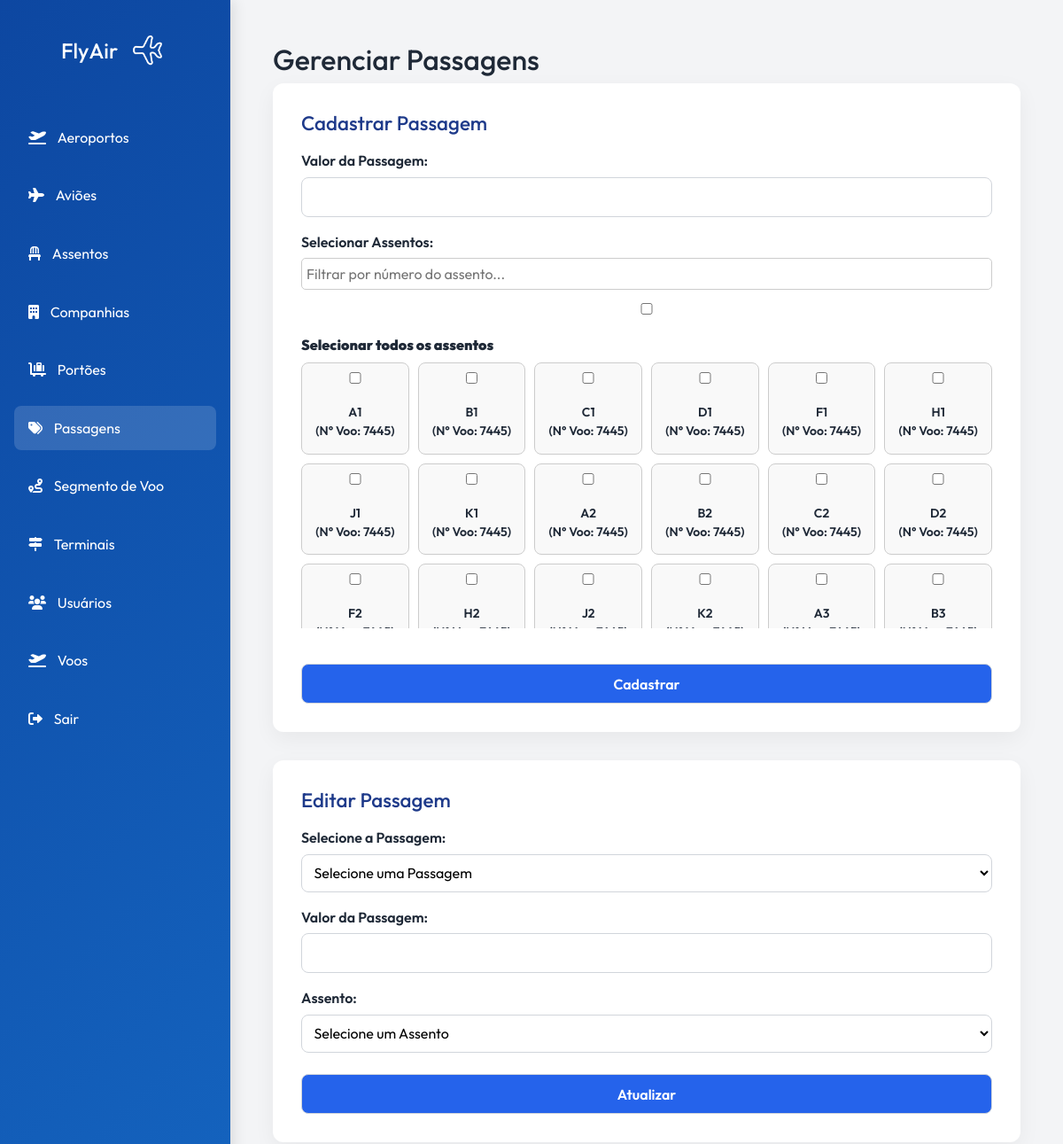
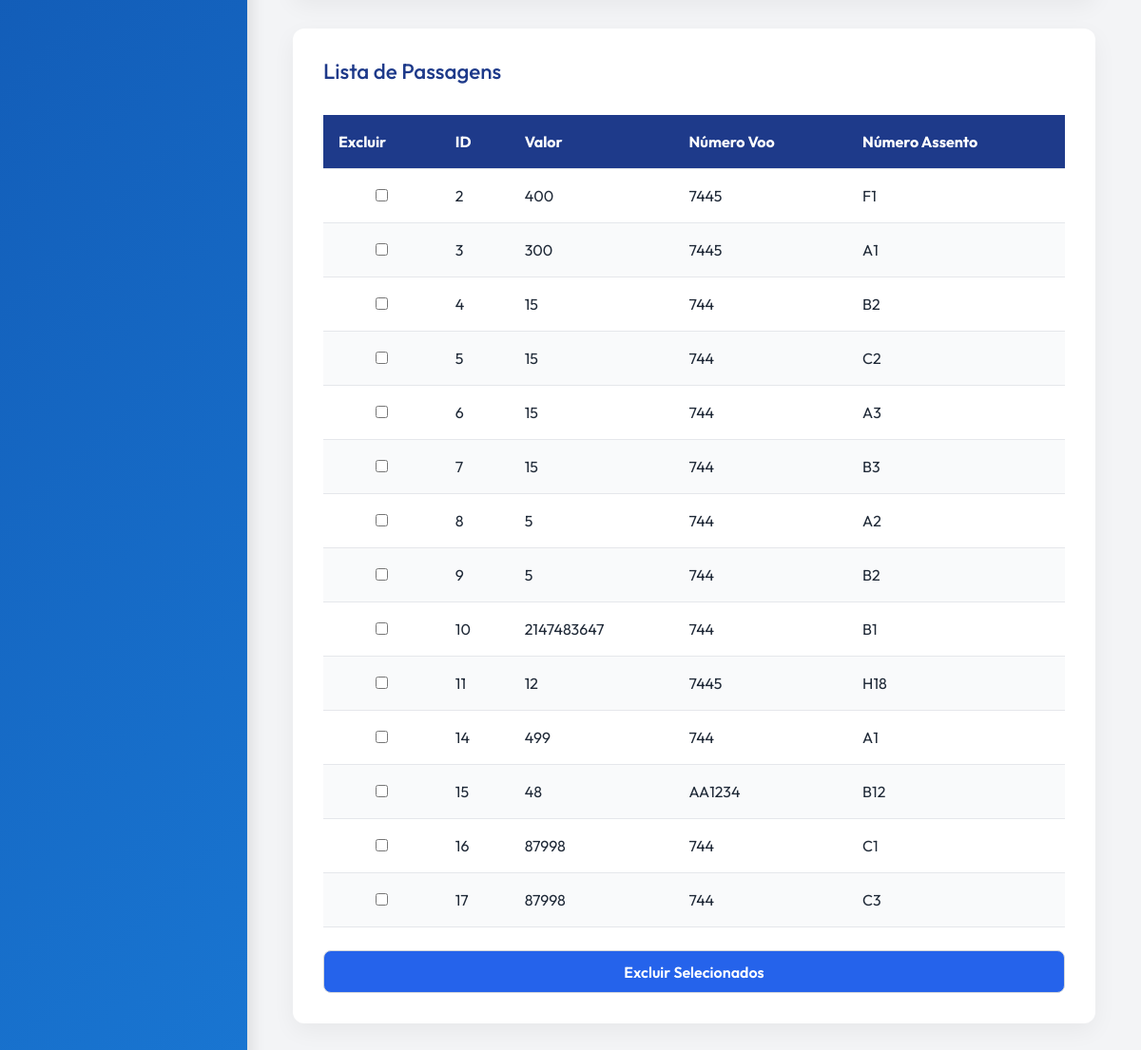
The page /routes/passagemRoutes.php (signed in) on the database its author committed (2 pictures, top to bottom).
### tables this page shows
CREATE TABLE `assentos` (
  `id_assento` int(11) NOT NULL,
  `numero_assento` varchar(10) NOT NULL,
  `status_assento` enum('Disponível','Ocupado','Corredor') NOT NULL,
  `id_voo` int(11) NOT NULL
);

CREATE TABLE `voos` (
  `id_voo` int(11) NOT NULL,
  `numero_voo` varchar(50) NOT NULL,
  `id_aeronave` int(11) NOT NULL,
  `id_portao` int(11) NOT NULL,
  `data_chegada` datetime NOT NULL,
  `data_saida` datetime NOT NULL,
  `origem_voo` int(11) NOT NULL,
  `destino_voo` int(11) NOT NULL,
  `tipo_voo` enum('Direto','Escala') NOT NULL,
  `status_voo` enum('Atrasado','No horário','Embarcando','Decolando','Cancelado','Pousando','Taxiando','Finalizado','Aguardando Autorização','Desembarcando','Manutenção','Reprogramado','Fechado','Suspenso','Em Rota','Desviado','Check-in Aberto','Portão Fechado') NOT NULL,
  `localizacao_voo` enum('Nacional','Internacional') NOT NULL DEFAULT 'Nacional'
);

CREATE TABLE `passagens` (
  `id_passagem` int(11) NOT NULL,
  `valor_passagem` int(11) NOT NULL,
  `assentos_id_assento` int(11) NOT NULL
);

### app/controllers/PassagemController.php (called while the page is built, shortened)
<?php
require_once __DIR__ . '/../models/Passagem.php';
require_once __DIR__ . '/../models/Assento.php';
class PassagemController {
    private $model;
    private $assentoModel;
    public function __construct($db) {
        $this->model = new Passagem($db);
        $this->assentoModel = new AssentoModel($db);
    }
    public function index() {
        $passagens = $this->model->getAll();
        $assentos = $this->assentoModel->getAllAssentos();
        include '../app/views/ctrldev/passagem/index.php';
    }
}
?>

### app/models/Assento.php (called while the page is built, shortened)
<?php
class AssentoModel {
    private $db;
    public function __construct($db) {
        $this->db = $db;
    }
    public function getAllAssentos() {
        $query = "SELECT a.id_assento, a.numero_assento, a.status_assento, v.numero_voo, a.id_voo
                  FROM assentos a
                  JOIN voos v ON a.id_voo = v.id_voo";
        $result = $this->db->query($query);
        $assentos = [];
        if ($result && $result->num_rows > 0) {
            while ($row = $result->fetch_assoc()) {
                $assentos[] = $row;
            }
        }
        return $assentos;
    }
}
?>

### app/models/Passagem.php (called while the page is built, shortened)
<?php
class Passagem {
    private $db;
    public function __construct($db) {
        $this->db = $db;
    }
    public function getAll() {
        $sql = "SELECT
                   id_passagem,
                    valor_passagem,
                    id_assento,
                    numero_assento,
                    voos.numero_voo,
                    voos.id_voo
                FROM passagens
                LEFT JOIN assentos ON assentos_id_assento = id_assento INNER JOIN voos ON voos.id_voo = assentos.id_voo;";
        $result = $this->db->query($sql);
        $passagens = [];
        if ($result->num_rows > 0) {
            while ($row = $result->fetch_assoc()) {
                $passagens[] = $row;
            }
        }
        return $passagens;
    }
}
?>

### app/views/ctrldev/passagem/index.php (the view, shortened to what this page needs)
<?php
require_once '../routes/passagemRoutes.php';
?>
<!DOCTYPE html>
<html lang="pt-BR">
<head>
    <link rel="stylesheet" href="../assets/css/style.css">
    <link href="https://cdnjs.cloudflare.com/ajax/libs/font-awesome/6.0.0-beta3/css/all.min.css" rel="stylesheet">
    <link href="https://cdn.jsdelivr.net/npm/bootstrap@5.3.3/dist/css/bootstrap.min.css" rel="stylesheet">
</head>
<body id="adm">
<aside class="sidebar">
    <div class="sidebar-header">
        <h1>FlyAir<a href="../app/views/ctrldev/"><img src="../assets/images/fly-airplane.png" alt="Logo" class="logo"></a></h1>
    </div>
    <nav class="menu">
        <a href="../routes/aeroportoRoutes.php" class="menu-item"><i class="fa-solid fa-plane-departure"></i><span>Aeroportos</span></a>
        <a href="../routes/aviaoRoutes.php" class="menu-item"><i class="fas fa-plane"></i><span>Aviões</span></a>
        <a href="../routes/assentoRoutes.php" class="menu-item"><i class="fas fa-chair"></i><span>Assentos</span></a>
        <a href="../routes/companhiaRoutes.php" class="menu-item"><i class="fas fa-building"></i><span>Companhias</span></a>
         <a href="../routes/portaoRoutes.php" class="menu-item"><i class="fa-solid fa-cart-flatbed-suitcase"></i><span>Portões</span></a>
        <a href="../routes/passagemRoutes.php" class="menu-item active"><i class="fas fa-tags"></i><span>Passagens</span></a>
        <a href="../routes/segmentoVooRoutes.php" class="menu-item"><i class="fas fa-route"></i><span>Segmento de Voo</span></a>
        <a href="../routes/terminalRoutes.php" class="menu-item"><i class="fa-solid fa-signs-post"></i><span>Terminais</span></a>
        <a href="../routes/usuarioRoutes.php" class="menu-item">
            <i class="fas fa-users"></i>
            <span>Usuários</span>
        </a>
        <a href="../routes/vooRoutes.php" class="menu-item">
            <i class="fas fa-plane-departure"></i>
            <span>Voos</span>
        </a>
        <a href="/aeroporto/logout" class="menu-item">
            <i class="fa-solid fa-right-from-bracket"></i>
            <span>Sair</span>
        </a>
    </nav>
</aside>
<main>
    <header class="main-header">
        <h2>Gerenciar Passagens</h2>
    </header>
    <section class="dashboard-content">
        <div class="form-container" id='formulario'>
            <h2>Cadastrar Passagem</h2>
            <form method="post" action="../routes/passagemRoutes.php">
                <label for="valor_passagem">Valor da Passagem:</label>
                <input type="number" name="valor_passagem" required>
                <label>Selecionar Assentos:</label>
                <input type="text" id="filtro-assento" placeholder="Filtrar por número do assento...">
                <div class="select-all-container mb-2">
                    <input type="checkbox" id="select-all-assentos">
                    <label for="select-all-assentos"><strong>Selecionar todos os assentos</strong></label>
                </div>
                <div class="assentos-grid" id="grid-assentos">
                    <?php if (isset($assentos) && is_array($assentos)): ?>
                        <?php foreach ($assentos as $assento): ?>
                            <div class="assento-card"
                                 data-numero="<?= htmlspecialchars($assento['numero_assento']) ?>"
                                 data-voo="<?= htmlspecialchars($assento['numero_voo']) ?>">
                            <input type="checkbox" class="assento-checkbox" id="assento_<?= $assento['id_assento'] ?>" name="assentos_id_assento[]" value="<?= $assento['id_assento'] ?>">
                                <label class="assento-label" for="assento_<?= $assento['id_assento'] ?>">
                                    <?= htmlspecialchars($assento['numero_assento']) ?><br>
                                    (N° Voo: <?= htmlspecialchars($assento['numero_voo']) ?>)
                                </label>
                            </div>
                        <?php endforeach; ?>
                    <?php endif; ?>
                </div>
                <input type="submit" value="Cadastrar">
            </form>
        </div>
        <div class="form-container" id='formulario'>
            <h2>Editar Passagem</h2>
            <form method="post" action="../routes/passagemRoutes.php">
                <label for="id_passagem_edit">Selecione a Passagem:</label>
                <select name="id_passagem_edit" id="select_passagem_editar" required onchange="preencherFormularioEdicaoPassagem()">
                    <option value="">Selecione uma Passagem</option>
                </select>
                <label for="valor_passagem_edit">Valor da Passagem:</label>
                <input type="number" name="valor_passagem_edit" id="valor_passagem_edit" required>
                <label for="assentos_id_assento_edit">Assento:</label>
                <select name="assentos_id_assento_edit" id="assentos_id_assento_edit" required>
                    <option value="">Selecione um Assento</option>
                </select>
                <input type="submit" value="Atualizar">
            </form>
        </div>
        <div class="form-container" id="listar">
            <h2>Lista de Passagens</h2>
            <form method="post" action="../routes/passagemRoutes.php">
                <div class="table-container">
                    <table class="styled-table">
                        <thead>
                            <tr>
                                <th>Excluir</th>
                                <th>ID</th>
                                <th>Valor</th>
                                <th>Número Voo</th>
                                <th>Número Assento</th>
                            </tr>
                        </thead>
                        <tbody>
    <?php if (isset($passagens) && is_array($passagens)): ?>
        <?php foreach ($passagens as $passagem): ?>
            <tr>
                <td><input type="checkbox" name="ids[]" value="<?= $passagem['id_passagem'] ?>"></td>
                <td><?= $passagem['id_passagem'] ?></td>
                <td><?= $passagem['valor_passagem'] ?></td>
                <td><?= htmlspecialchars($passagem['numero_voo']) ?></td>
                <td><?= $passagem['numero_assento'] ?></td>
            </tr>
        <?php endforeach; ?>
    <?php else: ?>
        <tr><td colspan="5">Nenhuma passagem encontrada.</td></tr>
    <?php endif; ?>
</tbody>
                    </table>
                </div>
                <div class="button-wrapper">
                    <input type="submit" value="Excluir Selecionados" class="btn-delete">
                </div>
            </form>
        </div>
    </section>
</main>
</body>
</html>

### assets/css/style.css (style rules this page uses)
* { margin: 0; padding: 0; box-sizing: border-box; }
#adm { display: flex; min-height: 100vh; background: #f3f4f6; color: #1f2937; font-family: 'Outfit', sans-serif!important; }
.sidebar { width: 260px; background: linear-gradient(135deg, #0d47a1, #1976d2); color: white; padding: 2rem 1rem; box-shadow: 4px 0 15px rgba(0, 0, 0, 0.1); }
.sidebar-header { text-align: center; margin-bottom: 3rem; }
.sidebar-header h1 { font-size: 1.5rem; margin-bottom: 1rem; display: flex; align-items: center; justify-content: center; gap: 0.5rem; }
.sidebar-header img.logo { width: 50px; height: auto; }
.menu { display: flex; flex-direction: column; gap: 1rem; }
.menu-item { color: white; text-decoration: none; padding: 0.8rem 1rem; border-radius: 8px; transition: 0.3s ease; display: flex; align-items: center; gap: 0.8rem; }
.menu-item:hover, .menu-item.active { background-color: rgba(255, 255, 255, 0.15); }
main { flex: 1; padding: 3rem; overflow-y: auto; }
.form-container { background: white; padding: 2rem; border-radius: 12px; box-shadow: 0 8px 24px rgba(0, 0, 0, 0.05); margin-bottom: 2rem; }
.form-container h2 { font-size: 1.4rem; margin-bottom: 1rem; color: #1e3a8a; }
.form-container form label { display: block; margin-top: 1rem; font-weight: 600; margin-bottom: 0.4rem; }
.form-container form input, .form-container form select { width: 100%; padding: 0.6rem; border: 1px solid #d1d5db; border-radius: 8px; font-size: 1rem; background: #ffffff; transition: 0.2s ease; }
input[type="submit"] { background: #2563eb!important; color: white; font-weight: 600; margin-top: 1.5rem; cursor: pointer; transition: 0.3s ease; }
.table-container { overflow-x: auto; }
.styled-table { width: 100%; border-collapse: collapse; margin-top: 1rem; }
.styled-table thead { background-color: #1e3a8a; color: white; }
.styled-table th, .styled-table td { padding: 1rem; text-align: left; border-bottom: 1px solid #e5e7eb; }
.styled-table tbody tr:nth-child(even) { background-color: #f9fafb; }
.btn-delete { background-color: #ef4444; border: none; padding: 0.8rem 1.5rem; border-radius: 8px; color: white; font-weight: 600; margin-top: 1rem; transition: 0.3s ease; }
.logo { font-weight: bold; font-size: 22px; color: #1d3557; text-decoration: none; }
.assentos-grid { display: grid; grid-template-columns: repeat(auto-fit, minmax(120px, 1fr)); gap: 10px; max-height: 300px; overflow-y: auto; margin-bottom: 1rem; }
.assento-card { padding: 8px; border: 1px solid #ccc; border-radius: 8px; background: #f9f9f9; text-align: center; font-size: 14px; }
.assento-card input { margin-bottom: 5px; }
#filtro-assento { margin-bottom: 10px; padding: 5px; width: 100%; border: 1px solid #ccc; border-radius: 5px; }
.auth-form input, select { padding: 0.6rem; border: 1px solid #d1d5db; border-radius: 8px; background: #f9fafb; font-size: 1rem; }

### rows shown on the page
assentos: numero_assento "A1", id_voo.numero_voo "7445"
assentos: numero_assento "B1", id_voo.numero_voo "7445"
assentos: numero_assento "C1", id_voo.numero_voo "7445"
assentos: numero_assento "D1", id_voo.numero_voo "7445"
assentos: numero_assento "F1", id_voo.numero_voo "7445"
assentos: numero_assento "H1", id_voo.numero_voo "7445"
assentos: numero_assento "J1", id_voo.numero_voo "7445"
assentos: numero_assento "K1", id_voo.numero_voo "7445"
assentos: numero_assento "A2", id_voo.numero_voo "7445"
assentos: numero_assento "B2", id_voo.numero_voo "7445"
assentos: numero_assento "C2", id_voo.numero_voo "7445"
assentos: numero_assento "D2", id_voo.numero_voo "7445"
assentos: numero_assento "F2"
assentos: numero_assento "H2"
assentos: numero_assento "J2"
assentos: numero_assento "K2"
assentos: numero_assento "A3"
assentos: numero_assento "B3"
passagens: id_passagem "2", valor_passagem "400", voos.numero_voo "7445", assentos_id_assento.numero_assento "F1"
passagens: id_passagem "3", valor_passagem "300", voos.numero_voo "7445", assentos_id_assento.numero_assento "A1"
passagens: id_passagem "4", valor_passagem "15", voos.numero_voo "744", assentos_id_assento.numero_assento "B2"
passagens: id_passagem "5", valor_passagem "15", voos.numero_voo "744", assentos_id_assento.numero_assento "C2"
passagens: id_passagem "6", valor_passagem "15", voos.numero_voo "744", assentos_id_assento.numero_assento "A3"
passagens: id_passagem "7", valor_passagem "15", voos.numero_voo "744", assentos_id_assento.numero_assento "B3"
passagens: id_passagem "8", valor_passagem "5", voos.numero_voo "744", assentos_id_assento.numero_assento "A2"
passagens: id_passagem "9", valor_passagem "5", voos.numero_voo "744", assentos_id_assento.numero_assento "B2"
passagens: id_passagem "10", valor_passagem "2147483647", voos.numero_voo "744", assentos_id_assento.numero_assento "B1"
passagens: id_passagem "11", valor_passagem "12", voos.numero_voo "7445", assentos_id_assento.numero_assento "H18"
passagens: id_passagem "14", valor_passagem "499", voos.numero_voo "744", assentos_id_assento.numero_assento "A1"
passagens: id_passagem "15", valor_passagem "48", voos.numero_voo "AA1234", assentos_id_assento.numero_assento "B12"
passagens: id_passagem "16", valor_passagem "87998", voos.numero_voo "744", assentos_id_assento.numero_assento "C1"
passagens: id_passagem "17", valor_passagem "87998", voos.numero_voo "744", assentos_id_assento.numero_assento "C3"
